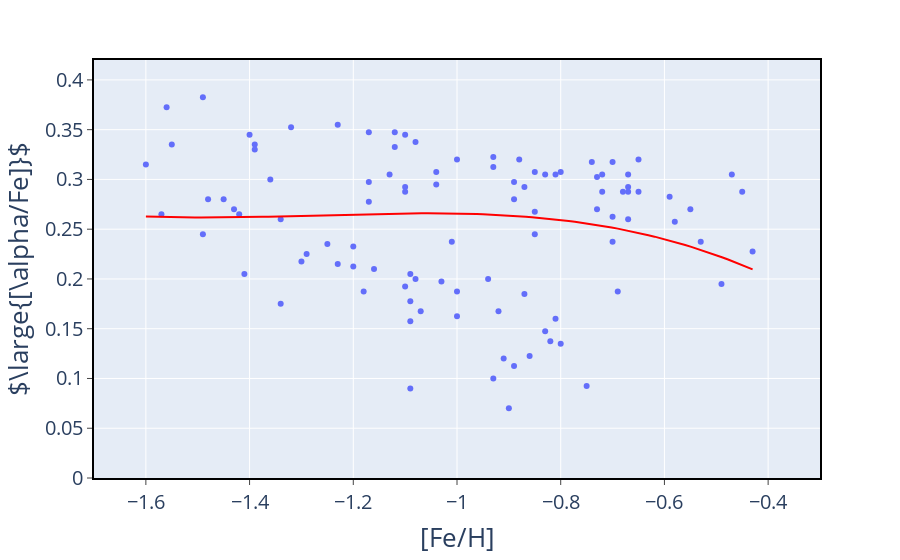

Here is the notebook cell this chart was saved with:
### Markdown cell above
# Análise de Nissen & Schuster 2010

### Code cell
nissen = pd.read_csv(r'C:\Users\joaow.000\Downloads\asu.tsv', sep=';')
teff_nissen = nissen['Teff']
logg_nissen = nissen['logg']
feh_nissen = nissen['[Fe/H]']
nafe_nissen = nissen['[Na/Fe]']
mgfe_nissen = nissen['[Mg/Fe]']
sife_nissen = nissen['[Si/Fe]']
cafe_nissen = nissen['[Ca/Fe]']
tife_nissen = nissen['[Ti/Fe]']
nife_nissen = nissen['[Ni/Fe]']
alpha_nissen=(mgfe_nissen+cafe_nissen+sife_nissen+tife_nissen)/4

A1 = -0.11186043779E+00
B1 = -0.42746729956E+00
C1 = -0.53771028303E+00
D1 =  0.10611037197E-01


Y=[]

fehcont=np.linspace(np.amin(feh_nissen), np.amax(feh_nissen), num=len(alpha_nissen))
loggcont=np.linspace(np.amin(logg_nissen), np.amax(logg_nissen), num=len(alpha_nissen))
for j in range(len(fehcont)):
    y=A1*fehcont[j]**3+B1*fehcont[j]**2+C1*fehcont[j]+D1*loggcont[j]
    Y.append(y)

    
fig=px.scatter(x=feh_nissen, y=alpha_nissen, color_continuous_scale=px.colors.sequential.Turbo)
fig.add_trace(go.Scatter(x=fehcont, y=Y, mode="lines", line=go.scatter.Line(color="red"), showlegend=False))
fig.update_xaxes(title_text='[Fe/H]', range = [-1.7, -0.3],titlefont_size=26, tickfont_size= 20)
fig.update_yaxes(title_text=r'$\large{[\alpha/Fe]}$',range = [0, 0.42] ,titlefont_size=26, tickfont_size= 20)

## COLOCANDO BARRAS ENVOLTA E DEIXANDO FUNDO TRANSPARENTE
fig.update_xaxes(mirror=True,
ticks='outside',
linewidth=2, linecolor='black')
fig.update_yaxes(mirror=True,
ticks='outside',
linewidth=2, linecolor='black')
fig.show()
fig.update_layout({
'plot_bgcolor': 'rgba(0, 0, 0, 0)',
'paper_bgcolor': 'rgba(0, 0, 0, 0)',
})
fig.update_layout(width=1700,height=800)
fig.write_image("ns10.pdf")

    
print('erro percentual medio:', skm.mean_absolute_percentage_error(Y,alpha_nissen))
print('erro quadratico medio:',skm.mean_squared_error(Y, alpha_nissen))
print('raiz do erro quadrático médio:', np.sqrt(skm.mean_squared_error(Y,alpha_nissen)))
print('erro medio absoluto:', skm.mean_absolute_error(Y,alpha_nissen))

### Figure 1 — Plotly figure (JSON) as saved in the notebook; plotly's stock layout.template omitted (floating-point values rounded to 4 significant figures)
{"data": [{"hovertemplate": "x=%{x}<br>y=%{y}<extra></extra>", "legendgroup": "", "marker": {"color": "#636efa", "symbol": "circle"}, "mode": "markers", "name": "", "orientation": "v", "showlegend": false, "type": "scatter", "x": [-1.13, -1.36, -0.43, -0.91, -1.3, -0.9, -1.23, -1.18, -0.81, -0.83, -1.39, -1.49, -0.83, -1.56, -0.86, -0.75, -1.25, -1.29, -1.1, -0.93, -1.32, -0.93, -1.16, -0.67, -0.85, -0.85, -0.58, -1.6, -0.87, -1.17, -0.8, -0.82, -0.68, -1.08, -0.65, -0.7, -0.89, -0.7, -1.17, -1.49, -0.73, -1.2, -0.65, -1.04, -1.12, -1.09, -1.09, -1.04, -1.17, -1.45, -0.67, -1.1, -1.57, -1.23, -0.88, -1.1, -1.42, -1.41, -1.09, -0.72, -1.4, -1.1, -0.55, -1.2, -0.89, -0.94, -0.47, -0.72, -1.03, -0.69, -0.59, -1.09, -0.8, -0.89, -0.87, -0.67, -1.48, -1.43, -0.53, -0.81, -1, -0.92, -1, -1.34, -1.39, -0.67, -1.34, -0.93, -0.7, -0.73, -0.49, -0.74, -1, -1.12, -1.07, -1.08, -0.85, -1.55, -0.45, -1.01], "xaxis": "x", "y": [0.305, 0.3, 0.2275, 0.12, 0.2175, 0.07, 0.215, 0.1875, 0.305, 0.305, 0.335, 0.245, 0.1475, 0.3725, 0.1225, 0.0925, 0.235, 0.225, 0.1925, 0.1, 0.3525, 0.3125, 0.21, 0.2925, 0.3075, 0.245, 0.2575, 0.315, 0.2925, 0.2775, 0.135, 0.1375, 0.2875, 0.3375, 0.32, 0.2375, 0.2975, 0.3175, 0.3475, 0.3825, 0.27, 0.2125, 0.2875, 0.3075, 0.3325, 0.1575, 0.1775, 0.295, 0.2975, 0.28, 0.305, 0.2925, 0.265, 0.355, 0.32, 0.345, 0.265, 0.205, 0.09, 0.2875, 0.345, 0.2875, 0.27, 0.2325, 0.1125, 0.2, 0.305, 0.305, 0.1975, 0.1875, 0.2825, 0.205, 0.3075, 0.28, 0.185, 0.2875, 0.28, 0.27, 0.2375, 0.16, 0.1625, 0.1675, 0.1875, 0.175, 0.33, 0.26, 0.26, 0.3225, 0.2625, 0.3025, 0.195, 0.3175, 0.32, 0.3475, 0.1675, 0.2, 0.2675, 0.335, 0.2875, 0.2375], "yaxis": "y"}, {"line": {"color": "red"}, "mode": "lines", "showlegend": false, "type": "scatter", "x": [-1.6, -1.588, -1.576, -1.565, -1.553, -1.541, -1.529, -1.517, -1.505, -1.494, -1.482, -1.47, -1.458, -1.446, -1.435, -1.423, -1.411, -1.399, -1.387, -1.375, -1.364, -1.352, -1.34, -1.328, -1.316, -1.305, -1.293, -1.281, -1.269, -1.257, -1.245, -1.234, -1.222, -1.21, -1.198, -1.186, -1.175, -1.163, -1.151, -1.139, -1.127, -1.115, -1.104, -1.092, -1.08, -1.068, -1.056, -1.045, -1.033, -1.021, -1.009, -0.9973, -0.9855, -0.9736, -0.9618, -0.95, -0.9382, -0.9264, -0.9145, -0.9027, -0.8909, -0.8791, -0.8673, -0.8555, -0.8436, -0.8318, -0.82, -0.8082, -0.7964, -0.7845, -0.7727, -0.7609, -0.7491, -0.7373, -0.7255, -0.7136, -0.7018, -0.69, -0.6782, -0.6664, -0.6545, -0.6427, -0.6309, -0.6191, -0.6073, -0.5955, -0.5836, -0.5718, -0.56, -0.5482, -0.5364, -0.5245, -0.5127, -0.5009, -0.4891, -0.4773, -0.4655, -0.4536, -0.4418, -0.43], "y": [0.2628, 0.2626, 0.2624, 0.2622, 0.2621, 0.262, 0.2619, 0.2618, 0.2618, 0.2618, 0.2617, 0.2618, 0.2618, 0.2619, 0.2619, 0.262, 0.2621, 0.2622, 0.2623, 0.2625, 0.2626, 0.2628, 0.2629, 0.2631, 0.2633, 0.2634, 0.2636, 0.2638, 0.264, 0.2642, 0.2643, 0.2645, 0.2647, 0.2649, 0.265, 0.2652, 0.2653, 0.2655, 0.2656, 0.2657, 0.2658, 0.2659, 0.266, 0.266, 0.2661, 0.2661, 0.2661, 0.2661, 0.266, 0.266, 0.2659, 0.2658, 0.2656, 0.2655, 0.2653, 0.265, 0.2648, 0.2645, 0.2642, 0.2639, 0.2635, 0.263, 0.2626, 0.2621, 0.2616, 0.261, 0.2604, 0.2597, 0.259, 0.2583, 0.2575, 0.2566, 0.2557, 0.2548, 0.2538, 0.2528, 0.2517, 0.2505, 0.2494, 0.2481, 0.2468, 0.2454, 0.244, 0.2425, 0.2409, 0.2393, 0.2377, 0.2359, 0.2341, 0.2322, 0.2303, 0.2283, 0.2262, 0.224, 0.2218, 0.2195, 0.2171, 0.2147, 0.2122, 0.2096]}], "layout": {"legend": {"tracegroupgap": 0}, "margin": {"t": 60}, "xaxis": {"anchor": "y", "domain": [0, 1], "linecolor": "black", "linewidth": 2, "mirror": true, "range": [-1.7, -0.3], "tickfont": {"size": 20}, "ticks": "outside", "title": {"font": {"size": 26}, "text": "[Fe/H]"}}, "yaxis": {"anchor": "x", "domain": [0, 1], "linecolor": "black", "linewidth": 2, "mirror": true, "range": [0, 0.42], "tickfont": {"size": 20}, "ticks": "outside", "title": {"font": {"size": 26}, "text": "$\\large{[\\alpha/Fe]}$"}}}}
